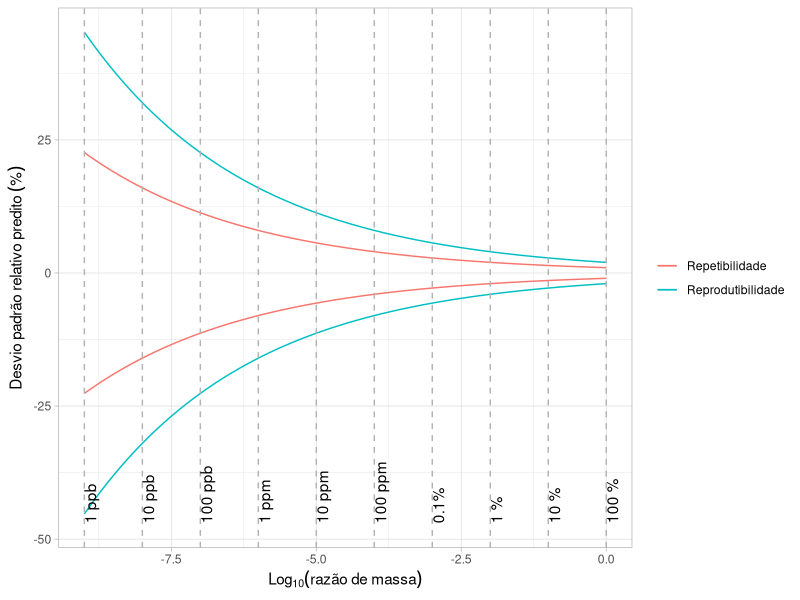

R code for this plot:
## ---- chunk 1
knitr::opts_chunk$set(collapse = TRUE)
## ---- chunk 2
PRSDR<-function(conc, unit){
  # Convertendo em unidades de razão de massa
  if (unit== "razao_massa") {
    mr=conc
  } else if (unit== "porcentagem") {
    mr=conc/100
  } else if (unit== "%") {
    mr=conc/100
  } else if (unit== "ppm") {
    mr=conc/1000000
  } else if (unit== "ppb") {
    mr=conc/1000000000
  } else if (unit== "ppt") {
    mr=conc/1000000000000
  } else {
    warning("por favor definir a unidade: razao_massa, %, porcentagem, ppm, ppb,
          ppt")
  }

  # Calculando o desvio padrão da reprodutibilidade de Horwitz
  2*(mr^-0.1505)

}

## ---- chunk 3
conc <- seq(from = log10(1e-9), to = log10(1), length.out = 100)

PRSDR_R <- PRSDR(10^(conc), "razao_massa")

Hor_tru <- data.frame(conc, PRSDR_R)

library(ggplot2)

events <- data.frame(conc2 = c(log10(1),
                               log10(0.1),
                               log10(0.01),
                               log10(0.001),
                               log10(100/1e6),
                               log10(10/1e6),
                               log10(1/1e6),
                               log10(100/1e9),
                               log10(10/1e9),
                               log10(1/1e9)),
                     text = c('100 %',
                              "10 %",
                              '1 %',
                              "0.1%",
                              "100 ppm",
                              "10 ppm",
                              "1 ppm",
                              "100 ppb",
                              "10 ppb",
                              "1 ppb"))

p<-ggplot(Hor_tru, aes(x=conc, y=PRSDR_R))+
  geom_line(aes(color="Reprodutibilidade"))+
  geom_line(aes(y=-PRSDR_R, color="Reprodutibilidade"))+
  geom_line(aes(y= PRSDR_R/2, color="Repetibilidade"))+
  geom_line(aes(y=-PRSDR_R/2, color="Repetibilidade"))+
  geom_vline(data = events, aes(xintercept = conc2), linetype=2, color="gray70")+
  geom_text(data = events, mapping = aes(label = text, x=conc2, y=-47), angle = 90, hjust = 0, vjust= 1)+
  xlab(expression(Log[10](razão~de~massa)))+
  ylab(expression(Desvio~padrão~relativo~predito~("%")))+
  theme_light()+
  theme(legend.title = element_blank())
p


